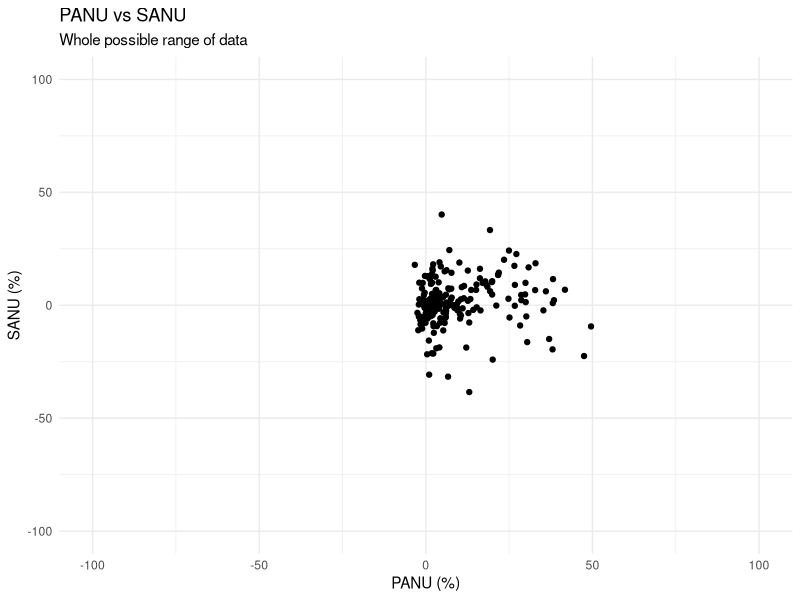
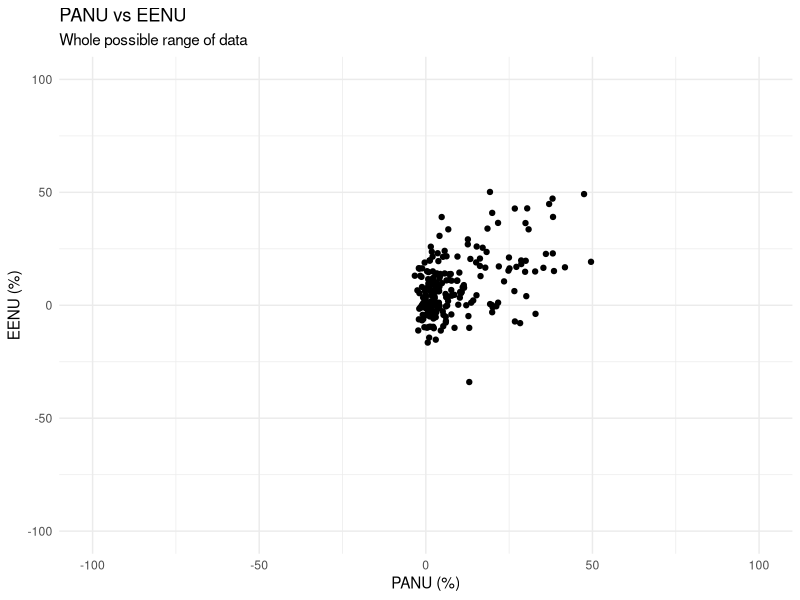
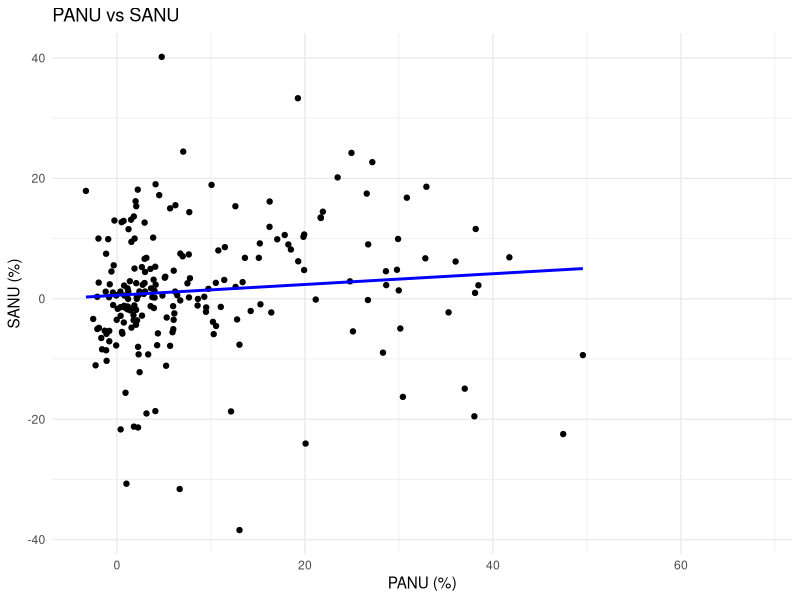
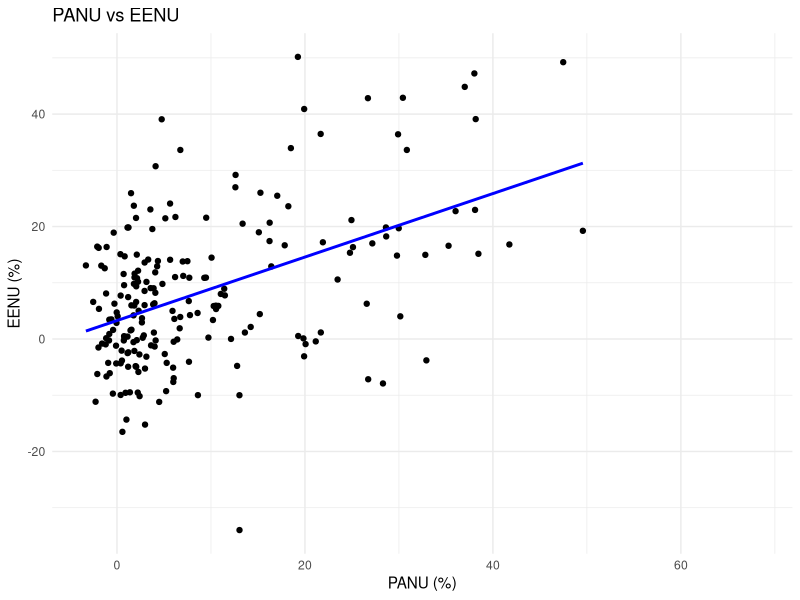
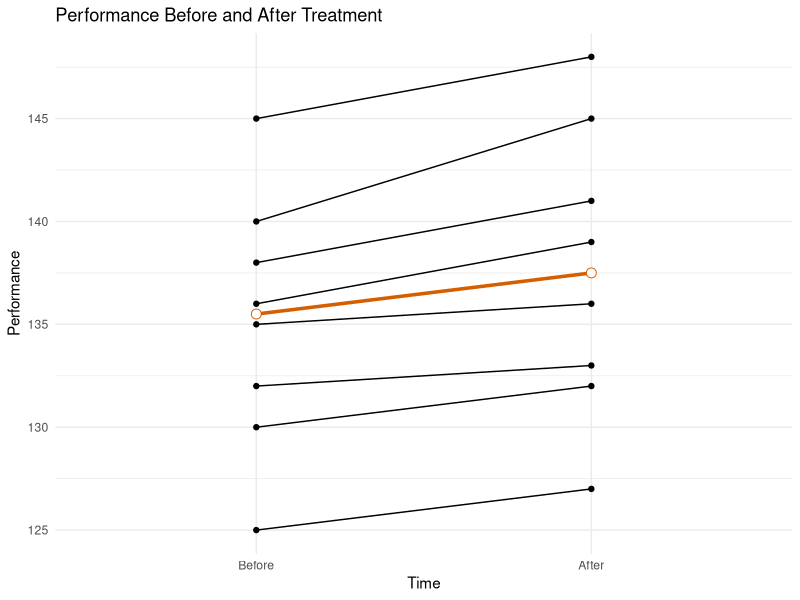
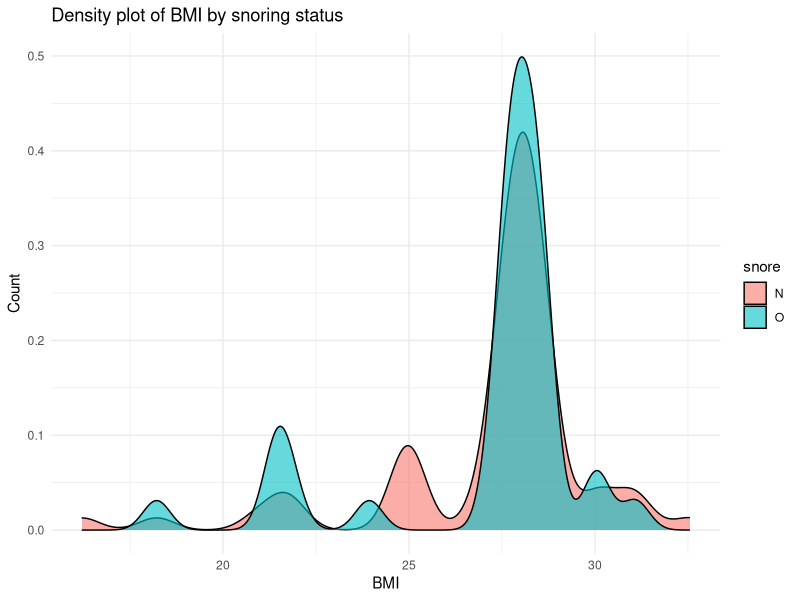
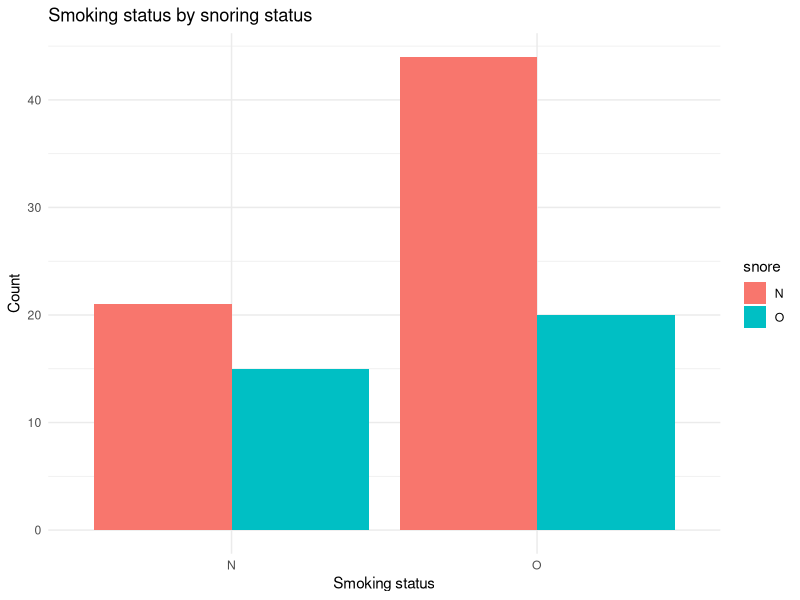
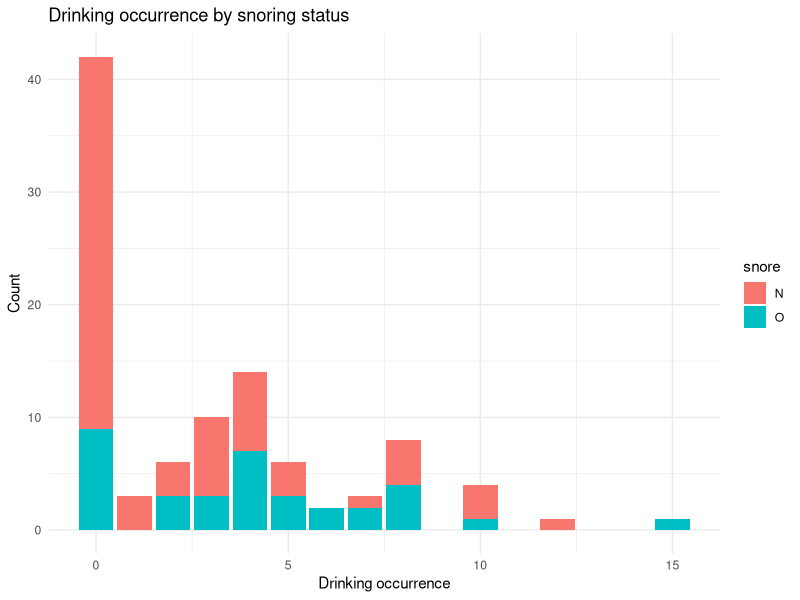

Source code (R) for these figures, in order:
## ---- chunk 1
nonuse <- read.csv("data/test_data/NonUse.csv", sep = ",", header=TRUE)
head(nonuse)
summary(nonuse)
## ---- chunk 2
cor.test(nonuse$PANU, nonuse$SANU, method = "spearman")
cor.test(nonuse$PANU, nonuse$EENU, method = "spearman")
## ---- chunk 3
library(ggplot2)
p1 <- ggplot(nonuse, aes(x = PANU, y = SANU)) +
  geom_point() +
  xlim(-100, 100) +
  ylim(-100, 100) +
  labs(title = "PANU vs SANU", subtitle = "Whole possible range of data", x = "PANU (%)", y = "SANU (%)") +
  theme_minimal()

p2 <- ggplot(nonuse, aes(x = PANU, y = EENU)) +
  geom_point() +
  xlim(-100, 100) +
  ylim(-100, 100) +
  labs(title = "PANU vs EENU", subtitle = "Whole possible range of data", x = "PANU (%)", y = "EENU (%)") +
  theme_minimal()

show(p1)
show(p2)
## ---- chunk 4
library(ggplot2)
p1 <- ggplot(nonuse, aes(x = PANU, y = SANU)) +
  geom_point() +
  geom_smooth(method = "lm", se = FALSE, color = "blue") +
  # xlim(-100, 100) +
  # ylim(-100, 100) +
  labs(title = "PANU vs SANU", x = "PANU (%)", y = "SANU (%)") +
  theme_minimal()

show(p1)
## ---- chunk 5
library(ggplot2)
p1 <- ggplot(nonuse, aes(x = PANU, y = EENU)) +
  geom_point() +
  geom_smooth(method = "lm", se = FALSE, color = "blue") +
  # xlim(-100, 100) +
  # ylim(-100, 100) +
  labs(title = "PANU vs EENU", x = "PANU (%)", y = "EENU (%)") +
  theme_minimal()

show(p1)
## ---- chunk 6
model_sanu <- lm(PANU ~ SANU, data = nonuse)
summary(model_sanu)
coefficients_sanu <- coefficients(model_sanu)
a_sanu <- coefficients_sanu["SANU"]
b_sanu <- coefficients_sanu["(Intercept)"]
cat("Regression equation for PANU as a function of SANU: PANU =", a_sanu, "* SANU +", b_sanu, "\n")
model_eenu <- lm(PANU ~ EENU, data = nonuse)
summary(model_eenu)
coefficients_eenu <- coefficients(model_eenu)
a_eenu <- coefficients_eenu["EENU"]
b_eenu <- coefficients_eenu["(Intercept)"]
cat("Regression equation for PANU as a function of EENU: PANU =", a_eenu, "* EENU +", b_eenu, "\n")
## ---- chunk 7
data <- read.table("data/test_data/PrePost.csv", sep = ",", header=TRUE)
summary(data)
## ---- chunk 8
data$time <- as.factor(data$time)
summary(data)
## ---- chunk 9
# Create vectors for before and after treatment
perf_pre <- data$perf[data$time == "Before"]
perf_post <- data$perf[data$time == "After"]
# Perform the Wilcoxon signed-rank test
wilcox.test(perf_pre, perf_post, paired = TRUE, alternative = "two.sided")
## ---- chunk 10
median_pre <- median(perf_pre)
median_post <- median(perf_post)
cat("Median before treatment:", median_pre, "\n")
cat("Median after treatment:", median_post, "\n")
if (median_post > median_pre) {
  cat("The treatment has led to an increase in 'perf'.\n")
} else if (median_post < median_pre) {
  cat("The treatment has led to a decrease in 'perf'.\n")
} else {
  cat("There is no change in 'perf' after treatment.\n")
}   
## ---- chunk 11
library(ggplot2)

# Create an ID for each subject
ID <- rep(1:(nrow(data)/2)) 
data <- cbind(data, ID)


p <- ggplot(data, aes(x = time, y = perf, group = ID)) +
  geom_point() +
  geom_line() +
  scale_x_discrete(limits = c("Before", "After")) +
  labs(title = "Performance Before and After Treatment",
       x = "Time", y = "Performance") +
  theme_minimal()

p +
stat_summary(aes(group = 1), fun = median, geom = "line",
  linewidth = 1.2, colour = "#D55E00") +
stat_summary(aes(group = 1), fun = median, geom = "point",
  size = 3, shape = 21, fill = "white", colour = "#D55E00")

## ---- chunk 12
snore <- read.table("data/test_data/snore.txt", sep = "\t", header=TRUE)

# Factor variables
snore$sex <- as.factor(snore$sex)
snore$snore <- as.factor(snore$snore)
snore$tabac <- as.factor(snore$tabac)

summary(snore)
## ---- chunk 13
snore$bmi <- snore$weight/(snore$height/100)^2  # Height is in cm
summary(snore$bmi)
## ---- chunk 14
library(ggplot2)

ggplot(snore, aes(x = bmi, fill = snore)) +
  geom_density(alpha = 0.6, adjust = 1.5) +
  labs(title = "Density plot of BMI by snoring status",
       x = "BMI", y = "Count") +
  theme_minimal()
## ---- chunk 15
shapiro.test(snore$bmi[snore$snore == "N"])
shapiro.test(snore$bmi[snore$snore == "O"])
## ---- chunk 16
var.test(bmi ~ snore, data = snore)
## ---- chunk 17
wilcox.test(bmi ~ snore, data = snore, exact = FALSE)
## ---- chunk 18
library(ggplot2)

ggplot(snore, aes(x = tabac, fill = snore)) +
  geom_bar(position = "dodge", na.rm = TRUE) +
  labs(title = "Smoking status by snoring status",
       x = "Smoking status", y = "Count") +
  theme_minimal()
## ---- chunk 19
table_snore_tabac <- table(snore$snore, snore$tabac)
table_snore_tabac
chisq.test(table_snore_tabac)$expected
## ---- chunk 20
chisq.test(table_snore_tabac)
## ---- chunk 21
library(ggplot2)
ggplot(snore, aes(x = alcool, fill = snore)) +
  geom_bar() +
  labs(title = "Drinking occurrence by snoring status",
       x = "Drinking occurrence", y = "Count") +
  theme_minimal()
ggplot(snore, aes(x = alcool, fill = snore)) +
  geom_density(alpha = 0.6, adjust = 1.5) +
  labs(title = "Density plot of drinking occurrence by snoring status",
       x = "Drinking occurrence", y = "Count") +
  theme_minimal()
## ---- chunk 22
var.test(alcool ~ snore, data = snore)
## ---- chunk 23
wilcox.test(alcool ~ snore, data = snore, exact = FALSE)
## ---- chunk 24
wilcox.test(alcool ~ snore, data = snore, exact = FALSE, 
            alternative = "less")
## ---- chunk 25
library(ggplot2)
ggplot(snore, aes(x = bmi, fill = sex)) +
  geom_density(alpha = 0.6, adjust = 1.5) +
  labs(title = "Density plot of BMI by sex",
       x = "BMI", y = "Count") +
  theme_minimal()
## ---- chunk 26
shapiro.test(snore$bmi[snore$sex == "F"])
shapiro.test(snore$bmi[snore$sex == "H"])
## ---- chunk 27
var.test(bmi ~ sex, data = snore)
## ---- chunk 28
wilcox.test(bmi ~ sex, data = snore, exact = FALSE)
## ---- chunk 29
library(ggplot2)
ggplot(snore, aes(x = tabac, fill = sex)) +
  geom_bar(position = "dodge", na.rm = TRUE) +
  labs(title = "Smoking status by sex",
       x = "Smoking status", y = "Count") +
  theme_minimal()
## ---- chunk 30
table_sex_tabac <- table(snore$sex, snore$tabac)
table_sex_tabac
chisq.test(table_sex_tabac)$expected
## ---- chunk 31
chisq.test(table_sex_tabac)
